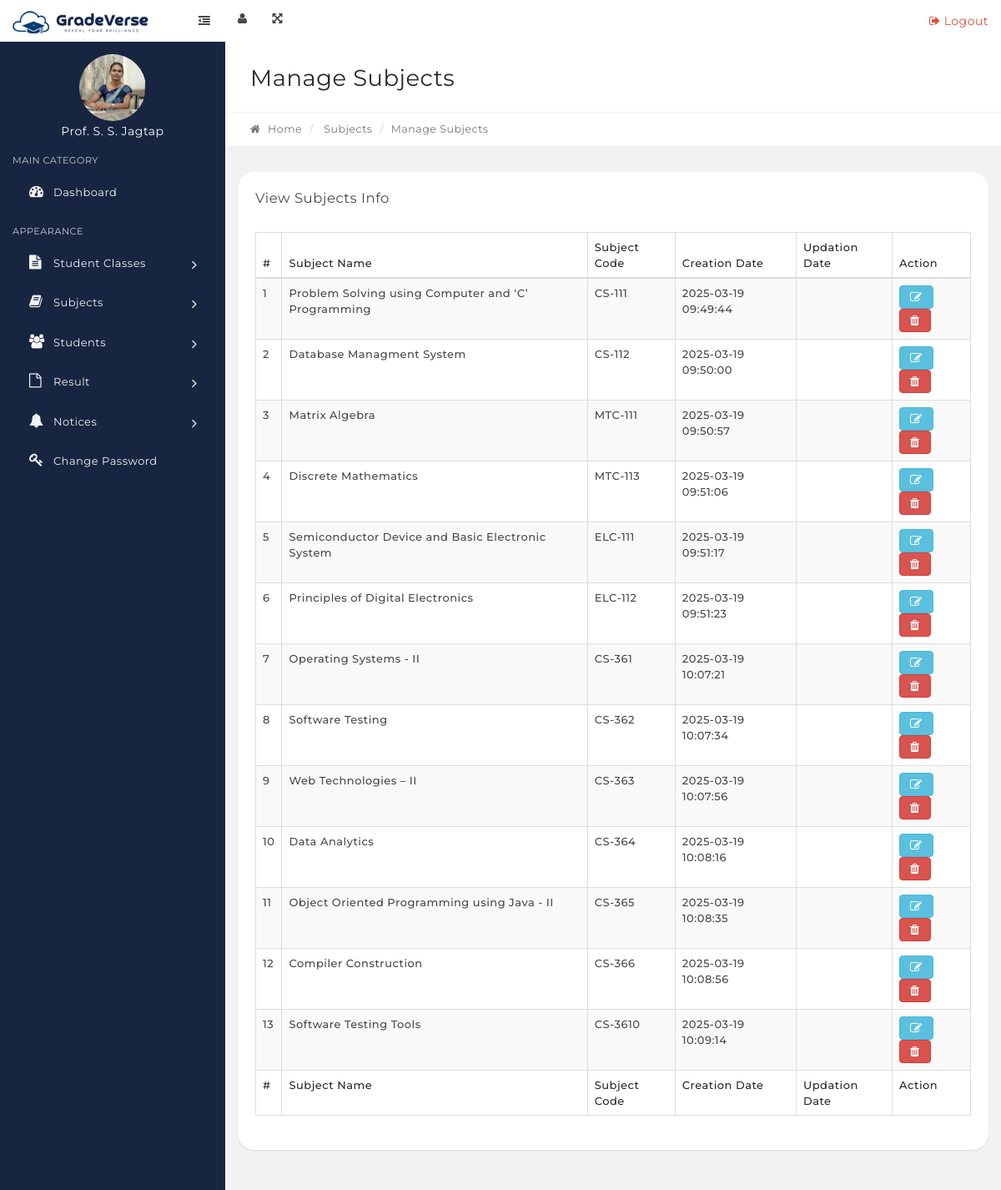
Screenshot of /GradeVerse/manage-subjects.php with the database file from the repository.
### tables this page shows
CREATE TABLE `tblsubjects` (
  `id` int(11) NOT NULL,
  `SubjectName` varchar(100) NOT NULL,
  `SubjectCode` varchar(100) DEFAULT NULL,
  `Creationdate` timestamp NULL DEFAULT current_timestamp(),
  `UpdationDate` timestamp NULL DEFAULT NULL
);

### GradeVerse/manage-subjects.php (the view, shortened to what this page needs)
<?php
include('includes/config.php');
if(strlen($_SESSION['alogin'])=="")
    {
    header("Location: index.php");
    }
    else{
?>
<link rel="stylesheet" type="text/css" href="assets/js/DataTables/datatables.min.css"/>
   <?php include('includes/topbar.php');?>
            <div class="content-wrapper">
                <div class="content-container">
<?php include('includes/leftbar.php');?>
                    <div class="main-page">
                        <div class="container-fluid">
                            <div class="row page-title-div">
                                <div class="col-md-6">
                                    <h2 class="title">Manage Subjects</h2>
                                </div>
                            </div>
                            <div class="row breadcrumb-div">
                                <div class="col-md-6">
                                    <ul class="breadcrumb">
            							<li><a href="dashboard.php"><i class="fa fa-home"></i> Home</a></li>
                                        <li> Subjects</li>
            							<li class="active">Manage Subjects</li>
            						</ul>
                                </div>
                            </div>
                        </div>
                        <section class="section">
                            <div class="container-fluid">
                                <div class="row">
                                    <div class="col-md-12">
                                        <div class="panel">
                                            <div class="panel-heading">
                                                <div class="panel-title">
                                                    <h5>View Subjects Info</h5>
                                                </div>
                                            </div>
                                            <div class="panel-body p-20">
                                                <table id="example" class="display table table-striped table-bordered" cellspacing="0" width="100%">
                                                    <thead>
                                                        <tr>
                                                            <th>#</th>
                                                            <th>Subject Name</th>
                                                            <th>Subject Code</th>
                                                            <th>Creation Date</th>
                                                            <th>Updation Date</th>
                                                            <th>Action</th>
                                                        </tr>
                                                    </thead>
                                                    <tfoot>
                                                        <tr>
                                                          <th>#</th>
                                                             <th>Subject Name</th>
                                                            <th>Subject Code</th>
                                                            <th>Creation Date</th>
                                                            <th>Updation Date</th>
                                                            <th>Action</th>
                                                        </tr>
                                                    </tfoot>
                                                    <tbody>
<?php $sql = "SELECT * from tblsubjects";
$query = $dbh->prepare($sql);
$query->execute();
$results=$query->fetchAll(PDO::FETCH_OBJ);
$cnt=1;
if($query->rowCount() > 0)
{
foreach($results as $result)
{   ?>
<tr>
 <td><?php echo htmlentities($cnt);?></td>
                                                            <td><?php echo htmlentities($result->SubjectName);?></td>
                                                            <td><?php echo htmlentities($result->SubjectCode);?></td>
                                                            <td><?php echo htmlentities($result->Creationdate);?></td>
                                                            <td><?php echo htmlentities($result->UpdationDate);?></td>
<td>
<a href="edit-subject.php?subjectid=<?php echo htmlentities($result->id);?>" class="btn btn-info"><i class="fa fa-edit" title="Edit Record"></i> </a>
<a href="manage-subjects.php?id=<?php echo htmlentities($result->id);?>" onclick="return confirm('Do you really want to delete the subject?');" class="btn btn-danger">
    <i class="fa fa-trash" title="Delete this Record"></i> </a>
</td>
</tr>
<?php $cnt=$cnt+1;}} ?>
                                                    </tbody>
                                                </table>
                                            </div>
                                        </div>
                                    </div>
                                                </div>
                                            </div>
                                        </div>
                                    </div>
                                </div>
                            </div>
<?php include('includes/footer.php');?>
<?php } ?>

### rows the page displays
tblsubjects: SubjectName "Problem Solving using Computer and ‘C’ Programming", SubjectCode "CS-111", Creationdate "2025-03-19 09:49:44"
tblsubjects: SubjectName "Database Managment System", SubjectCode "CS-112", Creationdate "2025-03-19 09:50:00"
tblsubjects: SubjectName "Matrix Algebra", SubjectCode "MTC-111", Creationdate "2025-03-19 09:50:57"
tblsubjects: SubjectName "Discrete Mathematics", SubjectCode "MTC-113", Creationdate "2025-03-19 09:51:06"
tblsubjects: SubjectName "Semiconductor Device and Basic Electronic System", SubjectCode "ELC-111", Creationdate "2025-03-19 09:51:17"
tblsubjects: SubjectName "Principles of Digital Electronics", SubjectCode "ELC-112", Creationdate "2025-03-19 09:51:23"
tblsubjects: SubjectName "Operating Systems - II", SubjectCode "CS-361", Creationdate "2025-03-19 10:07:21"
tblsubjects: SubjectName "Software Testing", SubjectCode "CS-362", Creationdate "2025-03-19 10:07:34"
tblsubjects: SubjectName "Web Technologies – II", SubjectCode "CS-363", Creationdate "2025-03-19 10:07:56"
tblsubjects: SubjectName "Data Analytics", SubjectCode "CS-364", Creationdate "2025-03-19 10:08:16"
tblsubjects: SubjectName "Object Oriented Programming using Java - II", SubjectCode "CS-365", Creationdate "2025-03-19 10:08:35"
tblsubjects: SubjectName "Compiler Construction", SubjectCode "CS-366", Creationdate "2025-03-19 10:08:56"
tblsubjects: SubjectName "Software Testing Tools", SubjectCode "CS-3610", Creationdate "2025-03-19 10:09:14"
